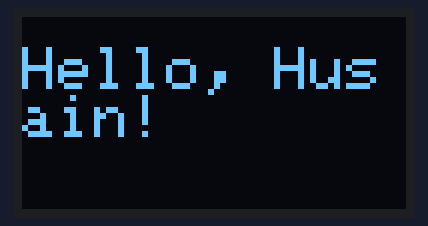
Bench run of a sketch on a simulated ESP32. Parts: 128×64 one-colour display.

Above: at 0.1 s.

The sketch:

ESP32_OLED_TEST.ino
```cpp
#include <Wire.h>
#include <Adafruit_GFX.h>
#include <Adafruit_SSD1306.h>

#define SCREEN_WIDTH 128
#define SCREEN_HEIGHT 64
#define OLED_RESET    -1  // Reset pin not used
Adafruit_SSD1306 display(SCREEN_WIDTH, SCREEN_HEIGHT, &Wire, OLED_RESET);

void setup() {
  Wire.begin(21, 22); // SDA = GPIO21, SCL = GPIO22

  if (!display.begin(SSD1306_SWITCHCAPVCC, 0x3C)) {
    Serial.println(F("SSD1306 initialization failed"));
    while (1); // Stop if OLED is not detected
  }

  display.clearDisplay();
  display.setTextSize(2);
  display.setTextColor(SSD1306_WHITE);
  display.setCursor(0, 10);
  display.println("Hello, Husain!");
  display.display();
}

void loop() {
  // Nothing here since it's just a static display test
}
```
